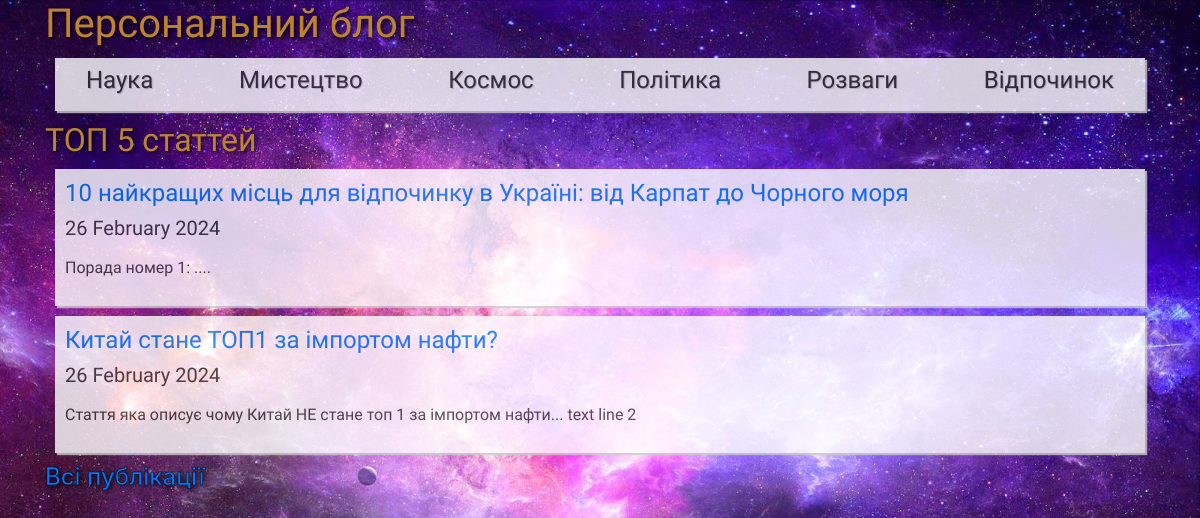
The app's page /, older data.
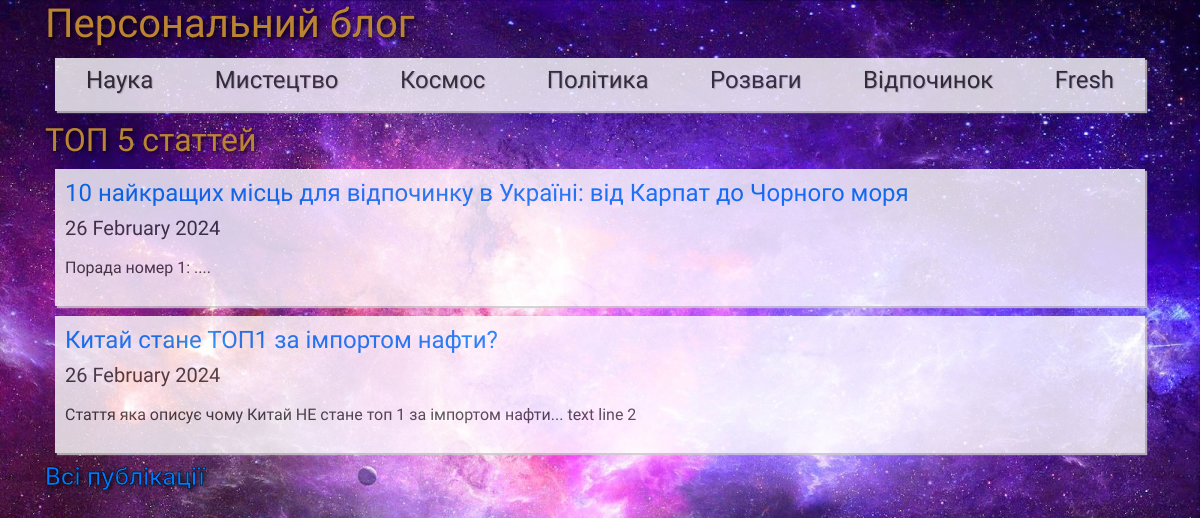
The same page, newer data.
### app_blog/models.py (models this page shows, shortened)
class Category(models.Model):
    category = models.CharField(u'Категорія',
                                max_length=250, help_text=u'Максимум 250 символів')
    slug = models.SlugField(u'Слаг')
    objects = models.Manager()
    class Meta:
        verbose_name = u'Категорія для публікації'
        verbose_name_plural = u'Категорії для публікацій'
    def get_absolute_url(self):
        try:
            url = reverse('articles-category-list',
                          kwargs={'slug': self.slug})
        except:
            url = "/"
        return url

class Article(models.Model):
    title = models.CharField(
        u'Заголовок', max_length=250,
        help_text=u'Максимум 250 символів')
    description = models.TextField(
        blank=True, verbose_name=u'Опис')
    pub_date = models.DateTimeField(
        u'Дата публікації', default=timezone.now)
    slug = models.SlugField(
        u'Слаг', unique_for_date='pub_date')
    main_page = models.BooleanField(
        u'Головна', default=False,
        help_text=u'Показувати на головній сторінці')
    category = models.ForeignKey(
        Category, related_name='articles', blank=True, null=True,
        verbose_name=u'Категорія', on_delete=models.CASCADE)
    objects = models.Manager()
    class Meta:
        ordering = ['-pub_date']
        verbose_name = u'Стаття'
        verbose_name_plural = u'Статті'
    def get_absolute_url(self):
        try:
            url = reverse('news-detail', kwargs={
                'year': self.pub_date.strftime("%Y"),
                'month': self.pub_date.strftime("%m"),
                'day': self.pub_date.strftime("%d"),
                'slug': self.slug,
            })
        except:
            url = "/"
        return url

### app_blog/views.py (the view)
# urls.py: path(r'', HomePageView.as_view(), name='home'),
class HomePageView(ListView):
    model = Article
    template_name = 'index.html'
    context_object_name = 'categories'
    def get_context_data(self, **kwargs):
        context = super(HomePageView,
                        self).get_context_data(**kwargs)
        context['articles'] =\
            Article.objects.filter(main_page=True)[:5]
        return context
    def get_queryset(self, *args, **kwargs):
        categories = Category.objects.all()
        return categories

### app_blog/templates/index.html (shortened to what this page needs)
{% extends "base.html" %}
{% load static %}
{% block content %}{% endblock %}

Row changes from the older to the newer data that the page shows:
changed Category: slug empty → "science" (drawn); slug+category "…Космос Політика Розваги Відпочинок ТОП 5 статтей 10…" → "…Космос Політика Розваги Відпочинок Fresh ТОП 5 статтей 10…"
